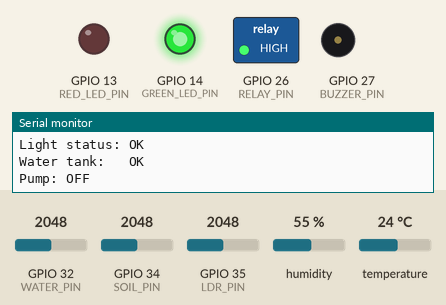
Recording of a program running on a simulated ESP32. Shown: switched loads named in the program (green lamp = pin HIGH), output pins drawn as LEDs (lit = HIGH), buzzer (waves = sounding, pin HIGH), the last lines printed to the serial monitor. Inputs (shaded band) come from the test bench; at power-on: GPIO 34 (SOIL_PIN) = 2048, GPIO 32 (WATER_PIN) = 2048, GPIO 35 (LDR_PIN) = 2048, humidity 55 %, temperature 24 °C.

Above: at 8.5 s.
8.6 s: GPIO 34 (SOIL_PIN) set to 2938
11.2 s: GPIO 34 (SOIL_PIN) set to 3049
At 11.9 s:
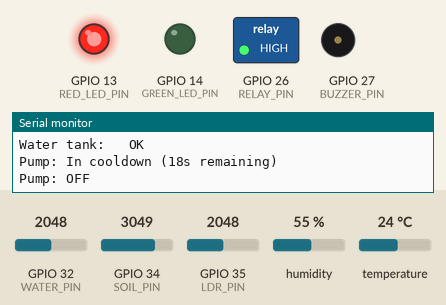
21.4 s: GPIO 32 (WATER_PIN) set to 460
24.9 s: GPIO 32 (WATER_PIN) set to 536
30.8 s: GPIO 34 (SOIL_PIN) set to 1228
At 30.8 s:
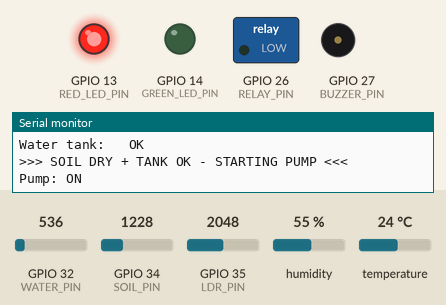
At 33.7 s:
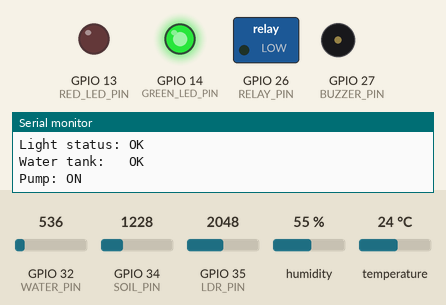
Timing chart, 0 to 38.4 s (numbered marks = the images above; inputs shaded):
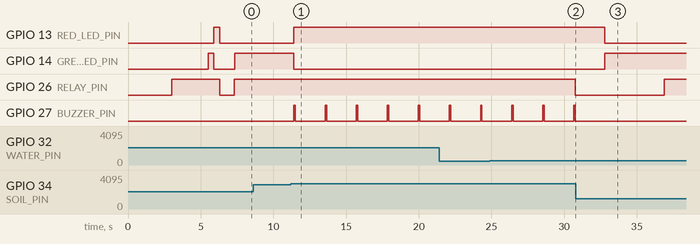

Measured:
- the behaviour switches between 3000 and 3001 on GPIO 34 (SOIL_PIN) (found by bisection; images 0 and 1)
- after the input at 11.2 s, GPIO 13 (RED_LED_PIN): LOW → HIGH after 0.22 s; GPIO 14 (GREEN_LED_PIN): HIGH → LOW after 0.22 s; GPIO 27 (BUZZER_PIN): alternates HIGH for 0.10 s and LOW for 2.0 s, starting after 0.22 s
- after the input at 24.9 s, GPIO 26 (RELAY_PIN): HIGH → LOW after 5.9 s
- after the input at 30.8 s, GPIO 13 (RED_LED_PIN): HIGH → LOW after 2.0 s; GPIO 14 (GREEN_LED_PIN): LOW → HIGH after 2.0 s; GPIO 26 (RELAY_PIN): LOW → HIGH after 6.1 s instead of 6.4 s; GPIO 27 (BUZZER_PIN): stops changing and stays LOW

The program:

main.cpp
```cpp
#include <Arduino.h>
#include <DHT.h>

// =====================================================
// WATERWISE 2.0 - COMPLETE SYSTEM
// ESP32 + DHT11 + Soil + LDR + Water Level + Relay
// =====================================================

// ---------- PIN DEFINITIONS ----------
#define SOIL_PIN      34
#define DHT_PIN        4
#define DHT_TYPE     DHT11
#define LDR_PIN       35
#define WATER_PIN      32

#define RELAY_PIN      26
#define BUZZER_PIN     27

#define GREEN_LED_PIN  14
#define RED_LED_PIN    13

// Most standard 5V relay modules are Active-LOW (LOW turns relay ON, HIGH turns it OFF).
// If your relay is Active-HIGH, change this to false.
#define RELAY_ACTIVE_LOW true

#if RELAY_ACTIVE_LOW
  #define RELAY_ON  LOW
  #define RELAY_OFF HIGH
#else
  #define RELAY_ON  HIGH
  #define RELAY_OFF LOW
#endif

// ---------- DHT ----------
// disableIRQ=false fixes timing issues on ESP32 240MHz
DHT dht(DHT_PIN, DHT_TYPE);

// =====================================================
// CALIBRATED SETTINGS
// =====================================================

// Soil moisture (capacitive sensor):
// 4095 = dry/in air, lower values = wetter
// Adjust after testing in your actual soil
#define SOIL_DRY_THRESHOLD  3000   // above this = needs water
#define SOIL_WET_THRESHOLD  1500   // below this = well watered

// Water level (HW-038 sensor submerged in tank):
// 0 = sensor in air / empty, higher = more water
// Calibrate: note value when submerged halfway = your LOW threshold
#define WATER_LOW_THRESHOLD  500   // below this = tank low

// Light (LDR module):
// 943 = your measured indoor room light
// Threshold set below room light so normal light reads OK
#define LIGHT_LOW_THRESHOLD  700   // below this = too dark

// How long pump runs per cycle (ms)
#define PUMP_RUN_TIME 5000

// Cooldown between watering cycles (ms)
#define WATERING_COOLDOWN 30000

// =====================================================
// VARIABLES
// =====================================================
bool pumpRunning = false;
unsigned long pumpStartTime = 0;
unsigned long lastWateringTime = 0;

// =====================================================
// SETUP
// =====================================================
void setup() {
  Serial.begin(115200);

  // IMPORTANT: Extra delay for ESP32 + DHT11 stability
  // DHT11 needs ~2s after power-on before first valid read
  // ESP32 boots fast so we wait here
  delay(3000);

  Serial.println();
  Serial.println("====================================");
  Serial.println("       WATERWISE 2.0 STARTING");
  Serial.println("====================================");

  // Setup output pins
  pinMode(RELAY_PIN,     OUTPUT);
  pinMode(BUZZER_PIN,    OUTPUT);
  pinMode(GREEN_LED_PIN, OUTPUT);
  pinMode(RED_LED_PIN,   OUTPUT);

  // Everything OFF at start
  digitalWrite(RELAY_PIN,     RELAY_OFF);
  digitalWrite(BUZZER_PIN,    LOW);
  digitalWrite(GREEN_LED_PIN, LOW);
  digitalWrite(RED_LED_PIN,   LOW);

  // Start DHT with extra settle time
  dht.begin();
  delay(2500); // Let DHT11 stabilize after begin()

  Serial.println("DHT11 initialized.");
  Serial.println("System ready.");
  Serial.println();

  // Hardware startup test
  Serial.println("LED & Relay self-test...");
  digitalWrite(GREEN_LED_PIN, HIGH); delay(400);
  digitalWrite(GREEN_LED_PIN, LOW);
  digitalWrite(RED_LED_PIN,   HIGH); delay(400);
  digitalWrite(RED_LED_PIN,   LOW);

  // Relay self-test (audible click)
  Serial.println("Relay test: Triggering for 1 second (listen for click)...");
  digitalWrite(RELAY_PIN, RELAY_ON);
  delay(1000);
  digitalWrite(RELAY_PIN, RELAY_OFF);
  Serial.println("Relay test complete.");
  Serial.println();
}

// =====================================================
// LOOP
// =====================================================
void loop() {

  // ---------------------------------------------------
  // READ ALL SENSORS
  // ---------------------------------------------------
  int soilValue  = analogRead(SOIL_PIN);
  int lightValue = analogRead(LDR_PIN);
  int waterValue = analogRead(WATER_PIN);

  // DHT11: read with retry (ESP32 timing sensitive)
  float humidity    = dht.readHumidity();
  float temperature = dht.readTemperature();

  // ---------------------------------------------------
  // SERIAL OUTPUT
  // ---------------------------------------------------
  Serial.println("------------------------------------");
  Serial.print("Soil moisture raw:  "); Serial.println(soilValue);
  Serial.print("Light raw:          "); Serial.println(lightValue);
  Serial.print("Water level raw:    "); Serial.println(waterValue);

  if (isnan(humidity) || isnan(temperature)) {
    Serial.println("DHT11: ERROR - check wiring/sensor");
    Serial.println("  Tip: ensure DATA pin has solid contact");
  } else {
    Serial.print("Temperature: "); Serial.print(temperature); Serial.println(" C");
    Serial.print("Humidity:    "); Serial.print(humidity);    Serial.println(" %");
  }

  // ---------------------------------------------------
  // DETERMINE CONDITIONS
  // ---------------------------------------------------
  bool soilDry  = soilValue  > SOIL_DRY_THRESHOLD;
  bool soilWet  = soilValue  < SOIL_WET_THRESHOLD;
  bool lightLow = lightValue < LIGHT_LOW_THRESHOLD;
  bool waterLow = waterValue < WATER_LOW_THRESHOLD;

  // Plant status
  if (soilDry)       Serial.println("Plant status: SAD / THIRSTY");
  else if (soilWet)  Serial.println("Plant status: HAPPY / WELL WATERED");
  else               Serial.println("Plant status: OK");

  // Light status
  Serial.print("Light status: ");
  Serial.println(lightLow ? "LOW - needs more light" : "OK");

  // Water tank status
  Serial.print("Water tank:   ");
  Serial.println(waterLow ? "LOW - refill needed" : "OK");

  // ---------------------------------------------------
  // LED INDICATOR
  // GREEN = healthy, RED = problem
  // ---------------------------------------------------
  if (soilDry || waterLow) {
    digitalWrite(RED_LED_PIN,   HIGH);
    digitalWrite(GREEN_LED_PIN, LOW);
  } else {
    digitalWrite(RED_LED_PIN,   LOW);
    digitalWrite(GREEN_LED_PIN, HIGH);
  }

  // ---------------------------------------------------
  // BUZZER ALERT
  // ---------------------------------------------------
  if (soilDry || waterLow) {
    // Short beep pattern instead of constant buzz
    digitalWrite(BUZZER_PIN, HIGH); delay(100);
    digitalWrite(BUZZER_PIN, LOW);
  }

  // ---------------------------------------------------
  // AUTO WATERING (only if soil dry AND tank has water)
  // ---------------------------------------------------
  if (soilDry && !waterLow && !pumpRunning) {
    if (millis() - lastWateringTime > WATERING_COOLDOWN) {
      Serial.println();
      Serial.println(">>> SOIL DRY + TANK OK - STARTING PUMP <<<");
      digitalWrite(RELAY_PIN, RELAY_ON);
      pumpRunning     = true;
      pumpStartTime   = millis();
      lastWateringTime = millis();
    } else {
      Serial.print("Pump: In cooldown (");
      Serial.print((WATERING_COOLDOWN - (millis() - lastWateringTime)) / 1000);
      Serial.println("s remaining)");
    }
  } else if (soilDry && waterLow) {
    Serial.println(">>> PUMP INHIBITED: Soil dry, but Tank is LOW (submerge water sensor or lower threshold)! <<<");
  }

  // Stop pump after run time
  if (pumpRunning && (millis() - pumpStartTime >= PUMP_RUN_TIME)) {
    digitalWrite(RELAY_PIN, RELAY_OFF);
    pumpRunning = false;
    Serial.println(">>> WATERING CYCLE COMPLETE - PUMP OFF <<<");
  }

  // Pump status
  Serial.print("Pump: ");
  Serial.println(pumpRunning ? "ON" : "OFF");

  delay(2000);
}
```
